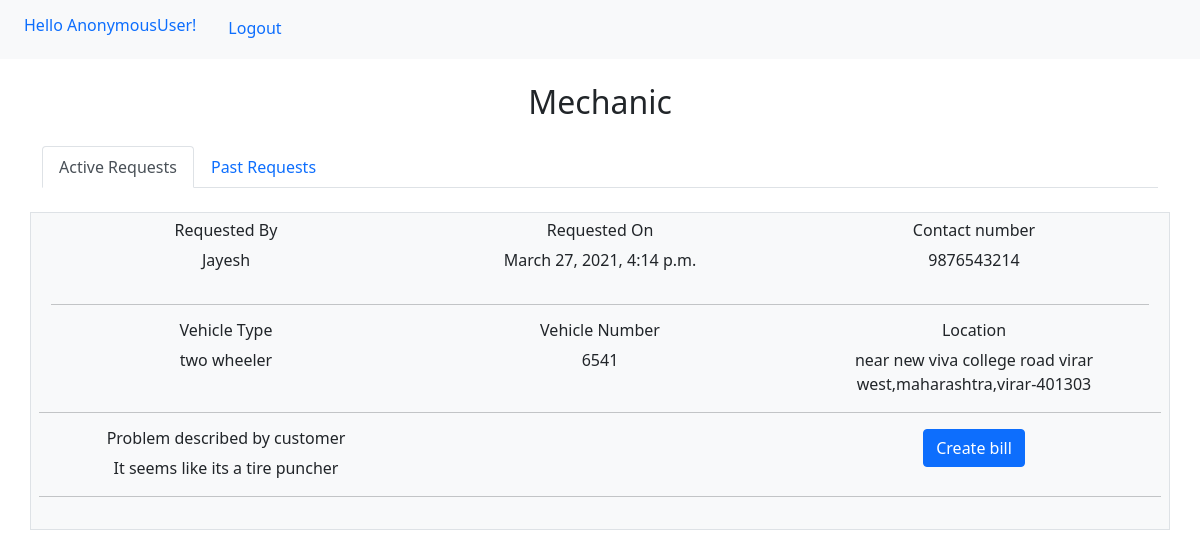
/mechanic/, run on an earlier commit of the app's database.
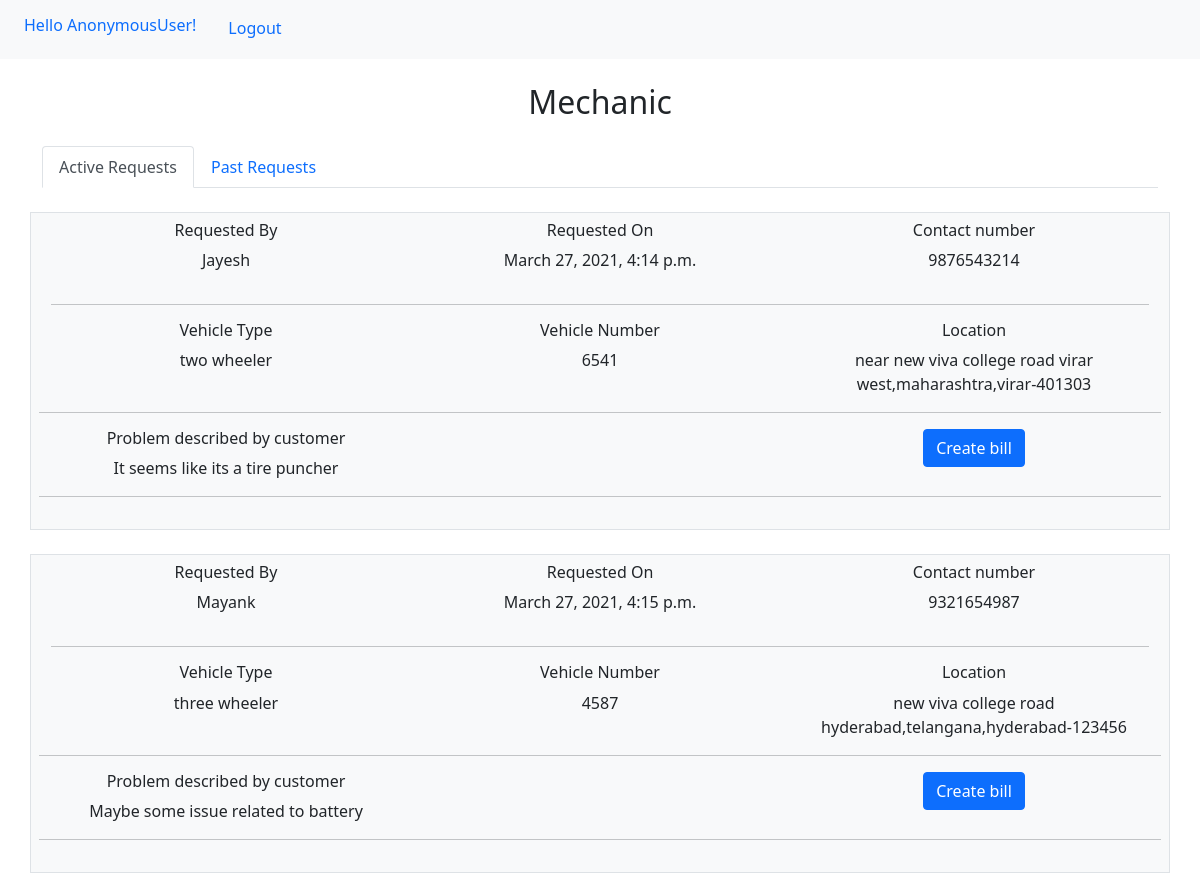
And on a later commit of the database.
### mechanics/models.py (models this page shows)
class BookingRequest(models.Model):
    requestedBy=models.ForeignKey(Customer,on_delete=models.CASCADE)
    requestedTo=models.ForeignKey(ServiceCenter,on_delete=models.CASCADE)
    assignedMechanic=models.ForeignKey(Mechanic,on_delete=models.CASCADE,blank=True,null=True)
    vehicleNumber=models.DecimalField(max_digits=6,decimal_places=0)
    vehicleType=models.IntegerField(choices=vehicleTypes)
    requestState=models.IntegerField(choices=requestStates)
    problemDescriptionByCustomer=models.CharField(max_length=500)
    problemDescriptionByMech=models.CharField(max_length=500,blank=True,null=True)
    mechanicArrived=models.BooleanField(default=False)  #customer has to marked as arrived
    bill=models.DecimalField(max_digits=8,decimal_places=2,default=0)
    requestedTime=models.DateTimeField()
    requestAcceptanceTime=models.DateTimeField(blank=True,null=True)
    mechanicArrivalTime=models.DateTimeField(blank=True,null=True)
    serviceCompleteTime=models.DateTimeField(blank=True,null=True)
    locationState=models.CharField(max_length=500)
    locationCity=models.CharField(max_length=500)
    locationPinCode=models.DecimalField(max_digits=6,decimal_places=0)
    address=models.CharField(max_length=500)# this will be added from gmap api

### customers/models.py (models this page shows, shortened)
class Customer(models.Model):
    user=models.OneToOneField(User,on_delete=models.CASCADE)
    phoneNo=models.DecimalField(max_digits=10,decimal_places=0)
    emailId=models.EmailField()

### mechanics/views.py (the view)
# urls.py: 2. Add a URL to urlpatterns:  path('', views.home, name='home')
def home(request):
    mechanicObj=Mechanic.objects.get(id=1)
    requestObjs=BookingRequest.objects.filter(assignedMechanic=mechanicObj)
    acceptedReq=requestObjs.filter(requestState=1)
    pastReq=requestObjs.filter(requestState=3)
    print(acceptedReq)
    context={
        'activerequests':acceptedReq,
        'pastrequests':pastReq,
    }
    return render(request,'mechanics/home.html',context)

### mechanics/templates/mechanics/home.html (shortened to what this page needs)
<!DOCTYPE html>
<html lang="en">
<head>
<link href="https://cdn.jsdelivr.net/npm/bootstrap@5.0.0-beta3/dist/css/bootstrap.min.css" rel="stylesheet">
</head>
<body>
    <ul class="nav bg-light p-2">
        <li class="nav-item">
          <h6 class="nav-link active" aria-current="page">Hello {{user}}!</h6>
        </li>
        <li class="nav-item">
          <a class="nav-link" href="{% url 'logout' %}">Logout</a>
        </li>
      </ul>
    <div class="container">
        <h2 class="text-center mt-4 mb-4">Mechanic</h2>
        <ul class="nav nav-tabs" id="myTab" role="tablist">
            <li class="nav-item" role="presentation">
              <button class="nav-link active" id="home-tab" data-bs-toggle="tab" data-bs-target="#home" type="button" role="tab" aria-controls="home" aria-selected="true">Active Requests</button>
            </li>
            <li class="nav-item" role="presentation">
              <button class="nav-link" id="profile-tab" data-bs-toggle="tab" data-bs-target="#profile" type="button" role="tab" aria-controls="profile" aria-selected="false">Past Requests</button>
            </li>
          </ul>
          <div class="tab-content" id="myTabContent">
            <div class="tab-pane fade show active" id="home" role="tabpanel" aria-labelledby="home-tab">
                {% for req in activerequests %}
                <div class="row mt-4 bg-light p-2 text-center border">
                    <div class="col-md-4">
                        <h6>Requested By</h6>
                        <p>{{req.requestedBy.user.username}}</p>
                    </div>
                    <div class="col-md-4">
                        <h6>Requested On</h6>
                        <p>{{req.requestedTime}}</p>
                    </div>
                    <div class="col-md-4">
                        <h6>Contact number</h6>
                        <p>{{req.requestedBy.phoneNo}}</p>
                    </div>
                    <div>
                        <hr>
                        <div class="row pb-2">
                            <div class="col-md-4">
                                <h6>Vehicle Type</h6>
                                <p>{{req.get_vehicleType_display}}</p>
                            </div>
                            <div class="col-md-4">
                                <h6>Vehicle Number</h6>
                                <p>{{req.vehicleNumber}}</p>
                            </div>
                            <div class="col-md-4">
                                <h6>Location</h6>
                                <p>{{req.address}},{{req.locationState}},{{req.locationCity}}-{{req.locationPinCode}}</p>
                            </div>
                            <hr>
                            <div class="col-md-4">
                                <h6>Problem described by customer</h6>
                                <p>{{req.problemDescriptionByCustomer}}</p>
                            </div>
                            <div class="col-md-4">
                            </div>
                            <div class="col-md-4">
                                <a href="{% url 'createbill' req.id %}" class="btn btn-primary">Create bill</a>
                            </div>
                            <hr>
                        </div>
                    </div>
                </div>
                {% endfor %}
            </div>
          </div>
    </div>
</body>
</html>

What changed in the data, as far as the page shows it:
now on this page (row edited): BookingRequest: requestedBy.user.username "Mayank", requestedTime "March 27, 2021, 4:15 p.m.", requestedBy.phoneNo "9321654987", vehicleType "three wheeler", vehicleNumber "4587", address "new viva college road hyderabad", locationState "telangana", locationCity "hyderabad", locationPinCode "123456", problemDescriptionByCustomer "Maybe some issue related to battery"
